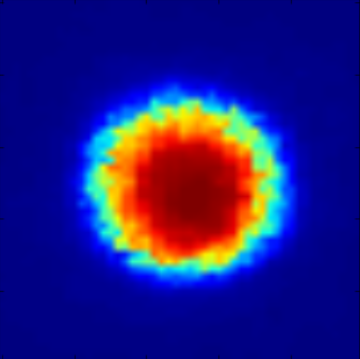
#> input picture lib/beam.jpg, 360 x 359 px, given in place of the camera
$ python test.py   (Python 2 division)   (older library calls are emulated)
#> lines starting #> are read from the running program, lines starting #| are printed output that depends on the picture; after the words box and inside, x2 and y2 are one past the last pixel; in counts of white or black regions, pixels touching at a corner belong together
# This program detects a laser and calculates the centroid coordinates in pixels.


import cv2
import numpy as np
# import cv2.cv as cv
#trying to stop program after 20 seconds
import time

kernel = np.ones((5,5),np.uint8)

# create video capture
cap = cv2.VideoCapture(2)

# Reduce the size of video to 320x240 so rpi can process faster
# cap.se=,480)

def nothing(x):
    pass
# Creating a windows for later use
# cv2.namedWindow('closing')
cv2.namedWindow('tracking')

# gr
#These values work well and are consistent with laser position.
gmn = 240
gmx = 255

#initialize centroid variables for later in program
cx = 0
cy = 0

start_time = time.time() #remember when we started
max_time = start_time + int(20)

while(1):#(max_time) > time.time()  :  #for infinite, set while(1):

    # read the frames
    _,frame = cap.read()
#> frame is the input picture: shape (359, 360, 3); mean B, G, R 128.8, 29, 36

    # convert to grayscale
    tracking = cv2.cvtColor(frame,cv2.COLOR_BGR2GRAY)
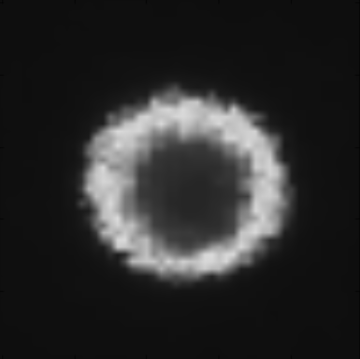
#> tracking: shape (359, 360); min 3, max 218, mean 42.5

    #apply thresholding to grayscale frames.
    #inRange checks if array elements lie between the elements of two other arrays
    gthresh = cv2.inRange(np.array(tracking),np.array(gmn),np.array(gmx))
#> gthresh: shape (359, 360); every value is 0

    # Some morpholigical filtering
    dilation = cv2.dilate(tracking,kernel,iterations = 2)
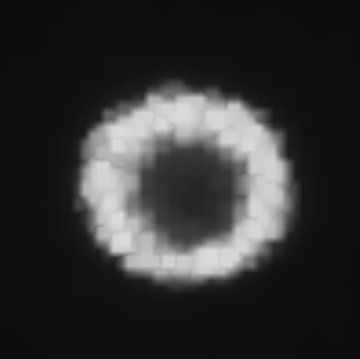
#> dilation: shape (359, 360); min 14, max 218, mean 50.3
    closing = cv2.morphologyEx(dilation, cv2.MORPH_CLOSE, kernel)
    closing = cv2.Canny(closing, 50, 200)
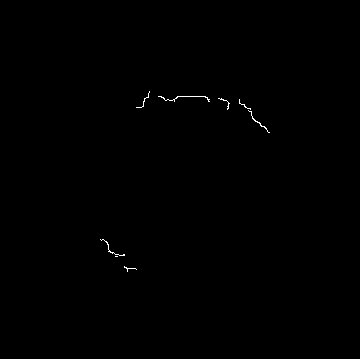
#> closing: shape (359, 360); 0.18% white in thin lines or dots, all inside (x1, y1, x2, y2) = (100, 91, 270, 272)

    # find contours in the threshold image
    _,contours,hierarchy = cv2.findContours(closing,cv2.RETR_LIST,cv2.CHAIN_APPROX_TC89_L1)
#> contours = 8 contours, all with area under 20

    # finding contour with maximum area and store it as best_cnt
    max_area = 0
    for cnt in contours:
        area = cv2.contourArea(cnt)
        if area > max_area:
            max_area = area
            best_cnt = cnt


            # finding centroids of best_cnt and draw a circle there
            M = cv2.moments(best_cnt)
            cx,cy = int(M['m10']/M['m00']), int(M['m01']/M['m00'])
            cv2.circle(frame,(cx,cy),10,255,thickness=10)
            print cx, cy   #print centroid coordinates
            break
    else:
        cx = 'value not found'
        cy = 'value also not found'
#> this loop made 1 pass
#| 125 268
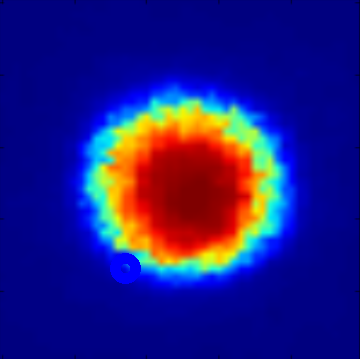
#> frame: shape (359, 360, 3); 0.53% of pixels changed, all inside (x1, y1, x2, y2) = (110, 253, 141, 284)
#> after the loop, M = moments, m00 2.5, centre m10/m00, m01/m00 = (125.9, 268.3); best_cnt = [[124, 266], [127, 269], [127, 271], [128, 268], [136, 269], [127, 268]]; cx = 125; cy = 268; max_area = 2.5

    # Show it, if key pressed is 'Esc', exit the loop
    cv2.imshow('tracking',frame)
    # cv2.imshow('closing', closing)
    if cv2.waitKey(33)== 27:
#> (key Esc is pressed here)
        break

print cx
#| 125

# Clean up everything before leaving
cv2.destroyAllWindows()
cap.release()
